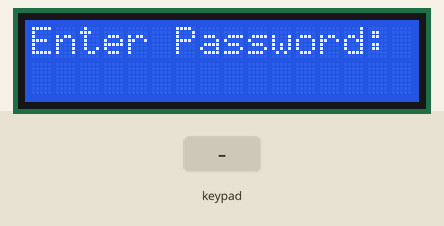
Bench run of a sketch on a simulated Arduino Uno, built with avr-gcc and run on an emulated ATmega328P. On the bench: 16×2 character LCD. The test bench sets the inputs (shaded band).

Above: at 5.7 s.
5.8 s: keypad keys 1 2 3 4 # pressed 0.4 s apart
At 8.6 s:
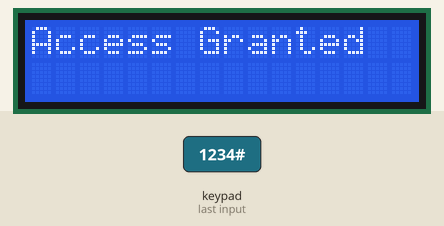
9.3 s: key '1' pressed
At 10.2 s:
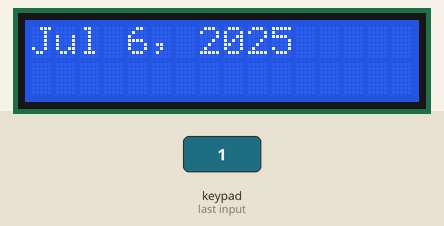
12.3 s: keypad keys 2 3 4 5 # pressed 0.4 s apart
At 15.1 s:
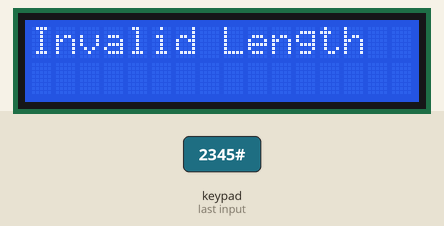
15.8 s: key '#' pressed
At 16.2 s:
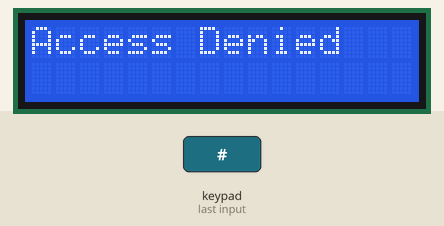
18.8 s: key '2' pressed
At 19.9 s:
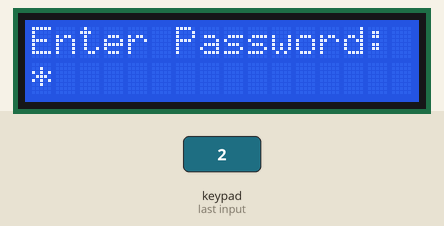
20.3 s: key '3' pressed
At 21.1 s:
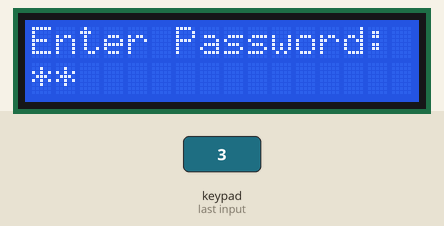
Timing chart, 0 to 22.8 s (numbered marks = the images above; inputs shaded):
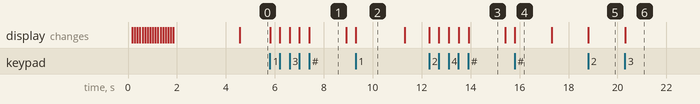

Measured:
- after the input at 5.8 s, the display: first changes at once (image 1 shows a later state)
- after the input at 9.3 s, the display: changes at once (image 2)
- after the input at 12.3 s, the display: first changes at once (image 3 shows a later state)
- after the input at 15.8 s, the display: changes at once (image 4)
- after the input at 18.8 s, the display: changes at once (image 5)
- after the input at 20.3 s, the display: changes at once (image 6)
- what the display in image 1 shows lasts 1.5 s, from 7.4 s to 8.9 s

The sketch:

Arduino-smart-lock.ino
```cpp
#include <Keypad.h>
#include <LiquidCrystal.h>


LiquidCrystal lcd(12, 11, 10, A0, A1, A2);


const byte ROWS = 4;
const byte COLS = 4;

char keys[ROWS][COLS] = {
  {'1','2','3','A'},
  {'4','5','6','B'},
  {'7','8','9','C'},
  {'*','0','#','D'}
};

byte rowPins[ROWS] = {2, 3, 4, 5};
byte colPins[COLS] = {6, 7, 8, 9};

Keypad keypad = Keypad(makeKeymap(keys), rowPins, colPins, ROWS, COLS);

String password = "1234";
String input = "";
int attempts = 0;
bool unlocked = false;
bool inMenu = false;
bool resetting = false;
String newPass = "";

void scrollMessage(String message) {
  for (int i = 0; i < message.length() + 16; i++) {
    lcd.clear();
    lcd.setCursor(16 - i, 0);
    lcd.print(message);
    delay(100);
  }
}

void setup() {
  lcd.begin(16, 2);
  scrollMessage("Welcome to Lock System");
  delay(500);
  lcd.clear();
  lcd.print("Enter Password:");
  lcd.setCursor(0, 1);
}

void showMenu() {
  lcd.clear();
  lcd.print("1: Date  2:Reset");
  inMenu = true;
}

void loop() {
  char key = keypad.getKey();

  if (key) {
    if (!unlocked && !resetting) {
      if (key == '#') {
        if (input == password) {
          lcd.clear();
          lcd.print("Access Granted");
          delay(1500);
          unlocked = true;
          input = "";
          showMenu();
        } else {
          lcd.clear();
          lcd.print("Access Denied");
          delay(1500);
          input = "";
          attempts++;
          if (attempts >= 3) {
            lcd.clear();
            lcd.print("LOCKED OUT");
            delay(5000);
            attempts = 0;
            lcd.clear();
            lcd.print("Enter Password:");
            lcd.setCursor(0, 1);
          } else {
            lcd.clear();
            lcd.print("Enter Password:");
            lcd.setCursor(0, 1);
          }
        }
      } else if (key == '*') {
        input = "";
        lcd.clear();
        lcd.print("Enter Password:");
        lcd.setCursor(0, 1);
      } else if (input.length() < 4) {
        input += key;
        lcd.print("*");
      }
    }
    else if (inMenu) {
      if (key == '1') {
        lcd.clear();
        lcd.print("Jul 6, 2025");
        delay(2000);
        showMenu();
      } else if (key == '2') {
        resetting = true;
        inMenu = false;
        newPass = "";
        lcd.clear();
        lcd.print("New Password:");
        lcd.setCursor(0, 1);
      }
    }
    else if (resetting) {
      if (key == '#') {
        if (newPass.length() == 4) {
          password = newPass;
          lcd.clear();
          lcd.print("Password Saved");
          delay(1500);
        } else {
          lcd.clear();
          lcd.print("Invalid Length");
          delay(1500);
        }
        resetting = false;
        unlocked = false;
        lcd.clear();
        lcd.print("Enter Password:");
        lcd.setCursor(0, 1);
      } else if (key == '*') {
        resetting = false;
        unlocked = false;
        lcd.clear();
        lcd.print("Enter Password:");
        lcd.setCursor(0, 1);
      } else if (newPass.length() < 4) {
        newPass += key;
        lcd.print("*");
      }
    }
  }
}
```
